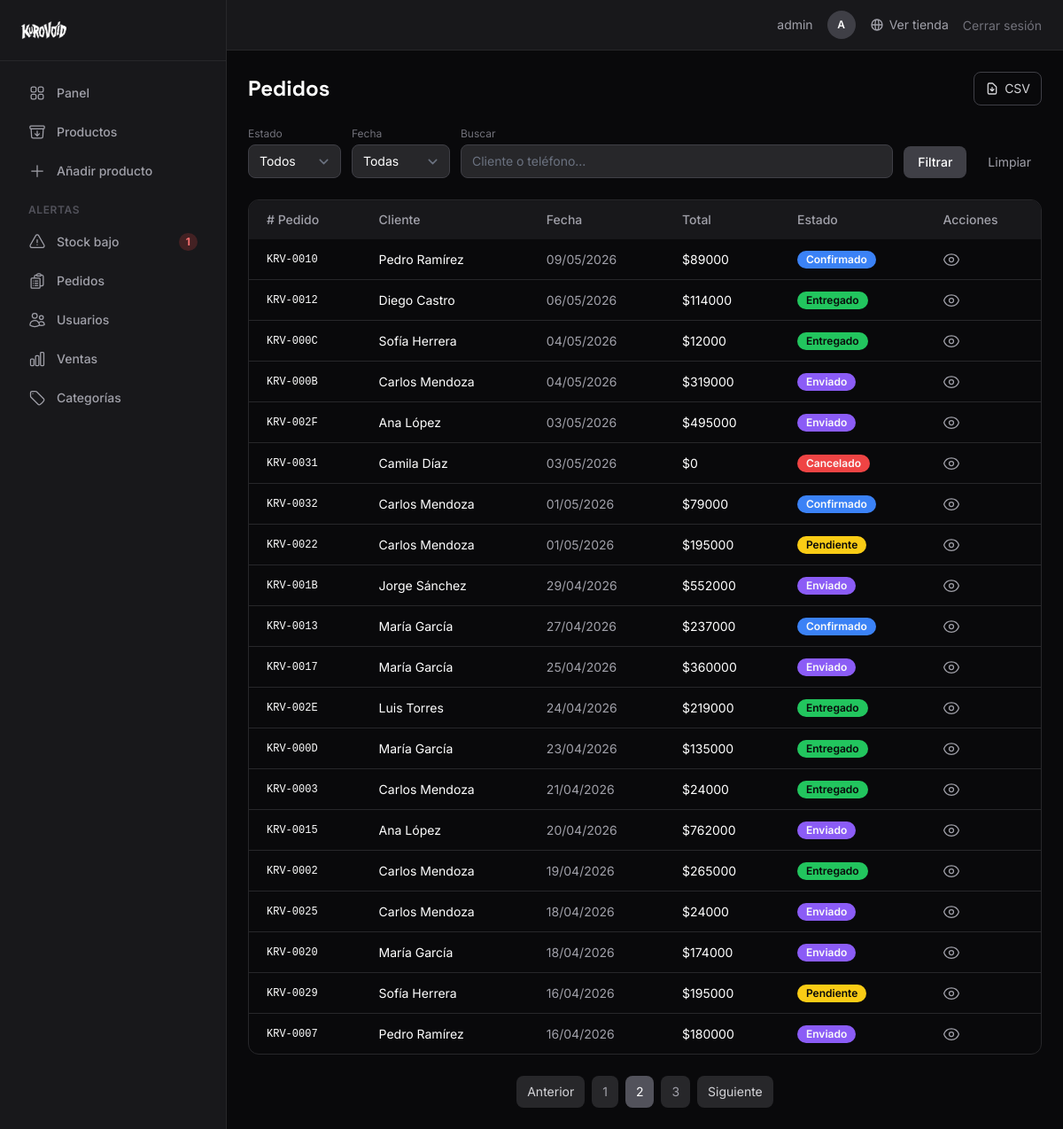
Screenshot of /dashboard/pedidos/?page=2 (signed in) with the database file from the repository.
### apps/orders/models.py (models this page shows, shortened)
class Pedido(models.Model):
    ESTADO_CHOICES = [
        ("pendiente", "Pendiente"),
        ("confirmado", "Confirmado"),
        ("enviado", "Enviado"),
        ("entregado", "Entregado"),
        ("cancelado", "Cancelado"),
    ]
    usuario = models.ForeignKey(
        settings.AUTH_USER_MODEL, on_delete=models.SET_NULL, null=True, blank=True
    )
    nombre_cliente = models.CharField(max_length=200, blank=True)
    telefono = models.CharField(max_length=20, blank=True)
    direccion_envio = models.TextField(blank=True)
    creado_en = models.DateTimeField(auto_now_add=True)
    actualizado_en = models.DateTimeField(auto_now=True)
    estado = models.CharField(max_length=20, choices=ESTADO_CHOICES, default="pendiente")
    total = models.DecimalField(max_digits=12, decimal_places=2, default=0)
    numero_guia = models.CharField(max_length=100, blank=True)
    class Meta:
        ordering = ["-creado_en"]
    def numero_pedido(self):
        h = hex(self.id)[2:].upper().zfill(4)
        return f"KRV-{h}"

### apps/dashboard/views.py (the view)
# urls.py: path("pedidos/", views.OrderListView.as_view(), name="pedido_list"),
@method_decorator(decorators, name="dispatch")
class OrderListView(ListView):
    model = Pedido
    template_name = "dashboard/pedido_list.html"
    context_object_name = "pedidos"
    paginate_by = 20
    def get_queryset(self):
        qs = Pedido.objects.select_related("usuario").prefetch_related("items__producto")
        estado = self.request.GET.get("estado")
        fecha = self.request.GET.get("fecha")
        q = self.request.GET.get("q")
        if estado:
            qs = qs.filter(estado=estado)
        hoy = date.today()
        if fecha == "hoy":
            qs = qs.filter(creado_en__date=hoy)
        elif fecha == "semana":
            inicio_semana = hoy - timedelta(days=hoy.weekday())
            qs = qs.filter(creado_en__date__gte=inicio_semana)
        elif fecha == "mes":
            inicio_mes = hoy.replace(day=1)
            qs = qs.filter(creado_en__date__gte=inicio_mes)
        if q:
            qs = qs.filter(
                Q(nombre_cliente__icontains=q)
                | Q(telefono__icontains=q)
            )
        return qs
    def get_context_data(self, **kwargs):
        context = super().get_context_data(**kwargs)
        context["ESTADOS"] = Pedido.ESTADO_CHOICES
        context["selected_estado"] = self.request.GET.get("estado", "")
        context["selected_fecha"] = self.request.GET.get("fecha", "")
        context["selected_q"] = self.request.GET.get("q", "")
        return context

### apps/dashboard/context_processors.py (called while the page is built)
def dashboard_sidebar(request):
    if request.user.is_authenticated and request.user.is_staff:
        return {
            "low_stock_count": Product.objects.filter(stock__lte=3).count()
        }
    return {}

### templates/dashboard/pedido_list.html (shortened to what this page needs)
{% extends "dashboard/base_dashboard.html" %}
{% load static %}
{% block content %}
<div class="space-y-6">
    <div class="flex items-center justify-between">
        <h1 class="font-['Space_Grotesk'] text-2xl font-bold">Pedidos</h1>
        <a href="{% url 'dashboard:export_pedidos' %}{% if request.GET.estado %}?estado={{ request.GET.estado }}{% endif %}" class="px-3 py-2 border border-zinc-700 text-zinc-300 rounded-lg text-sm hover:bg-zinc-800 transition-colors inline-flex items-center gap-1.5">
            <svg class="w-4 h-4" fill="none" stroke="currentColor" viewBox="0 0 24 24">
                <path stroke-linecap="round" stroke-linejoin="round" stroke-width="2" d="M12 10v6m0 0l-3-3m3 3l3-3m2 8H7a2 2 0 01-2-2V5a2 2 0 012-2h5.586a1 1 0 01.707.293l5.414 5.414a1 1 0 01.293.707V19a2 2 0 01-2 2z"/>
            </svg>
            CSV
        </a>
    </div>
    <form method="get" class="flex flex-wrap items-end gap-3">
        <div>
            <label class="block text-xs text-zinc-500 mb-1">Estado</label>
            <select name="estado" class="bg-zinc-800 border border-zinc-700 text-white text-sm rounded-lg px-3 py-2">
                <option value="">Todos</option>
            </select>
        </div>
        <div>
            <label class="block text-xs text-zinc-500 mb-1">Fecha</label>
            <select name="fecha" class="bg-zinc-800 border border-zinc-700 text-white text-sm rounded-lg px-3 py-2">
                <option value="">Todas</option>
            </select>
        </div>
        <div class="flex-1 min-w-[200px]">
            <label class="block text-xs text-zinc-500 mb-1">Buscar</label>
            <input type="text" name="q" value="{{ selected_q }}" placeholder="Cliente o teléfono..." class="w-full bg-zinc-800 border border-zinc-700 text-white text-sm rounded-lg px-3 py-2">
        </div>
        <button type="submit" class="bg-zinc-700 hover:bg-zinc-600 text-white text-sm font-medium px-4 py-2 rounded-lg transition-colors">Filtrar</button>
        <a href="{% url 'dashboard:pedido_list' %}" class="text-zinc-400 hover:text-zinc-200 text-sm px-3 py-2 transition-colors">Limpiar</a>
    </form>
    <div class="overflow-x-auto rounded-xl border border-zinc-800">
        <table class="w-full text-sm">
            <thead>
                <tr class="bg-zinc-900 text-zinc-400 text-left">
                        <th class="px-5 py-3 font-medium"># Pedido</th>
                        <th class="px-5 py-3 font-medium">Cliente</th>
                        <th class="px-5 py-3 font-medium">Fecha</th>
                        <th class="px-5 py-3 font-medium">Total</th>
                        <th class="px-5 py-3 font-medium">Estado</th>
                        <th class="px-5 py-3 font-medium">Acciones</th>
                </tr>
            </thead>
            <tbody class="divide-y divide-zinc-800">
                {% for pedido in pedidos %}
                <tr class="hover:bg-zinc-800/50 transition-colors">
                    <td class="px-5 py-3 font-mono text-xs">{{ pedido.numero_pedido }}</td>
                    <td class="px-5 py-3">{% firstof pedido.nombre_cliente pedido.usuario.username "—" %}</td>
                    <td class="px-5 py-3 text-zinc-400">{{ pedido.creado_en|date:"d/m/Y" }}</td>
                    <td class="px-5 py-3">${{ pedido.total|floatformat:0 }}</td>
                    <td class="px-5 py-3">
                        <span class="inline-block text-xs font-semibold px-2.5 py-0.5 rounded-full badge-{{ pedido.estado }}">{{ pedido.get_estado_display }}</span>
                    </td>
                    <td class="px-5 py-3">
                        <a href="{% url 'dashboard:pedido_detail' pedido.id %}" class="text-zinc-400 hover:text-white transition-colors" title="Ver detalle">
                        </a>
                    </td>
                </tr>
                {% empty %}
                <tr>
                    <td colspan="6" class="px-5 py-12 text-center text-zinc-500">No se encontraron pedidos.</td>
                </tr>
                {% endfor %}
            </tbody>
        </table>
    </div>
    {% if page_obj.has_other_pages %}
    <div class="flex items-center justify-center gap-2">
        {% if page_obj.has_previous %}
        <a href="?page={{ page_obj.previous_page_number }}" class="px-3 py-2 text-sm rounded-lg bg-zinc-800 hover:bg-zinc-700 text-zinc-300 transition-colors">Anterior</a>
        {% endif %}
        {% for num in page_obj.paginator.page_range %}
        <a href="?page={{ num }}" class="px-3 py-2 text-sm rounded-lg {% if page_obj.number == num %}bg-zinc-600 text-white{% else %}bg-zinc-800 text-zinc-400 hover:bg-zinc-700{% endif %} transition-colors">{{ num }}</a>
        {% endfor %}
        {% if page_obj.has_next %}
        <a href="?page={{ page_obj.next_page_number }}" class="px-3 py-2 text-sm rounded-lg bg-zinc-800 hover:bg-zinc-700 text-zinc-300 transition-colors">Siguiente</a>
        {% endif %}
    </div>
    {% endif %}
</div>
{% endblock %}

### templates/dashboard/base_dashboard.html (shortened to what this page needs)
{% load static %}
<!DOCTYPE html>
<html lang="es" class="bg-zinc-950">
<head>
    <link rel="stylesheet" href="{% static 'css/output.css' %}">
</head>
<body class="bg-zinc-950 text-white min-h-screen font-['Inter']">
    <div class="flex min-h-screen">
        <aside class="w-64 bg-zinc-900 border-r border-zinc-800 flex flex-col shrink-0">
            <div class="p-6 border-b border-zinc-800">
                <a href="{% url 'dashboard:home' %}">
                    <img src="{% static 'img/tipografia_kurovoid_negativa.png' %}" alt="KUROVOID" class="h-5 w-auto">
                </a>
            </div>
            <nav class="flex-1 p-4 space-y-1">
                <a href="{% url 'dashboard:home' %}" class="flex items-center gap-3 px-4 py-2.5 rounded-lg text-sm font-medium text-zinc-400 hover:text-white hover:bg-zinc-800 transition-colors">
                    Panel
                </a>
                <a href="{% url 'dashboard:product_list' %}" class="flex items-center gap-3 px-4 py-2.5 rounded-lg text-sm font-medium text-zinc-400 hover:text-white hover:bg-zinc-800 transition-colors">
                    Productos
                </a>
                <a href="{% url 'dashboard:product_create' %}" class="flex items-center gap-3 px-4 py-2.5 rounded-lg text-sm font-medium text-zinc-400 hover:text-white hover:bg-zinc-800 transition-colors">
                    <svg xmlns="http://www.w3.org/2000/svg" class="h-5 w-5" fill="none" viewBox="0 0 24 24" stroke="currentColor" stroke-width="1.5">
                        <path stroke-linecap="round" stroke-linejoin="round" d="M12 4.5v15m7.5-7.5h-15" />
                    </svg>
                    Añadir producto
                </a>
                <div class="pt-3 pb-1">
                    <p class="px-4 text-xs font-semibold uppercase tracking-wider text-zinc-600">Alertas</p>
                </div>
                <a href="{% url 'dashboard:alertas' %}" class="flex items-center justify-between gap-3 px-4 py-2.5 rounded-lg text-sm font-medium text-zinc-400 hover:text-white hover:bg-zinc-800 transition-colors group">
                    <div class="flex items-center gap-3">
                        Stock bajo
                    </div>
                    <span class="px-2 py-0.5 rounded-full text-xs font-bold bg-red-500/20 text-red-400 group-hover:bg-red-500/30 transition-colors" id="sidebar-alertas-count">{{ low_stock_count|default:"0" }}</span>
                </a>
                <a href="{% url 'dashboard:pedido_list' %}" class="flex items-center gap-3 px-4 py-2.5 rounded-lg text-sm font-medium text-zinc-400 hover:text-white hover:bg-zinc-800 transition-colors">
                    Pedidos
                </a>
                <a href="{% url 'dashboard:usuario_list' %}" class="flex items-center gap-3 px-4 py-2.5 rounded-lg text-sm font-medium text-zinc-400 hover:text-white hover:bg-zinc-800 transition-colors">
                    Usuarios
                </a>
                <a href="{% url 'dashboard:ventas' %}" class="flex items-center gap-3 px-4 py-2.5 rounded-lg text-sm font-medium text-zinc-400 hover:text-white hover:bg-zinc-800 transition-colors">
                    Ventas
                </a>
                <a href="{% url 'dashboard:categoria_list' %}" class="flex items-center gap-3 px-4 py-2.5 rounded-lg text-sm font-medium text-zinc-400 hover:text-white hover:bg-zinc-800 transition-colors">
                    Categorías
                </a>
            </nav>
        </aside>
        <div class="flex-1 flex flex-col min-w-0">
            <header class="bg-zinc-900 border-b border-zinc-800 px-6 py-3 flex items-center justify-end gap-4">
                <span class="text-sm text-zinc-400">{{ request.user.get_full_name|default:request.user.username }}</span>
                <div class="w-8 h-8 rounded-full bg-zinc-700 flex items-center justify-center text-xs font-semibold text-white">
                    {{ request.user.username|first|upper }}
                </div>
                <a href="{% url 'home' %}" target="_blank" class="text-sm text-zinc-400 hover:text-white transition-colors inline-flex items-center gap-1.5">
                    <svg class="w-4 h-4" fill="none" stroke="currentColor" viewBox="0 0 24 24">
                        <path stroke-linecap="round" stroke-linejoin="round" stroke-width="2" d="M21 12a9 9 0 01-9 9m9-9a9 9 0 00-9-9m9 9H3m9 9a9 9 0 01-9-9m9 9c1.657 0 3-4.03 3-9s-1.343-9-3-9m0 18c-1.657 0-3-4.03-3-9s1.343-9 3-9m-9 9a9 9 0 019-9"/>
                    </svg>
                    Ver tienda
                </a>
                <form method="post" action="{% url 'users:logout' %}">
                    <button type="submit" class="text-sm text-zinc-500 hover:text-zinc-300 transition-colors cursor-pointer bg-transparent border-none p-0">Cerrar sesión</button>
                </form>
            </header>
            <main class="flex-1 p-6 overflow-auto">
                {% block content %}{% endblock %}
            </main>
        </div>
    </div>
</body>
</html>

### templates/dashboard/pedido_list.html (style rules this page uses)
.badge-pendiente { background-color: #facc15; color: #09090b; }
.badge-confirmado { background-color: #3b82f6; color: #fafafa; }
.badge-enviado { background-color: #8b5cf6; color: #fafafa; }
.badge-entregado { background-color: #22c55e; color: #09090b; }
.badge-cancelado { background-color: #ef4444; color: #fafafa; }

### rows the page displays
Pedido: numero_pedido "KRV-0010", nombre_cliente "Pedro Ramírez", creado_en "09/05/2026", total "89000", estado "Confirmado"
Pedido: numero_pedido "KRV-0012", nombre_cliente "Diego Castro", creado_en "06/05/2026", total "114000", estado "Entregado"
Pedido: numero_pedido "KRV-000C", nombre_cliente "Sofía Herrera", creado_en "04/05/2026", total "12000", estado "Entregado"
Pedido: numero_pedido "KRV-000B", nombre_cliente "Carlos Mendoza", creado_en "04/05/2026", total "319000", estado "Enviado"
Pedido: numero_pedido "KRV-002F", nombre_cliente "Ana López", creado_en "03/05/2026", total "495000", estado "Enviado"
Pedido: numero_pedido "KRV-0031", nombre_cliente "Camila Díaz", creado_en "03/05/2026", total "0", estado "Cancelado"
Pedido: numero_pedido "KRV-0032", nombre_cliente "Carlos Mendoza", creado_en "01/05/2026", total "79000", estado "Confirmado"
Pedido: numero_pedido "KRV-0022", nombre_cliente "Carlos Mendoza", creado_en "01/05/2026", total "195000", estado "Pendiente"
Pedido: numero_pedido "KRV-001B", nombre_cliente "Jorge Sánchez", creado_en "29/04/2026", total "552000", estado "Enviado"
Pedido: numero_pedido "KRV-0013", nombre_cliente "María García", creado_en "27/04/2026", total "237000", estado "Confirmado"
Pedido: numero_pedido "KRV-0017", nombre_cliente "María García", creado_en "25/04/2026", total "360000", estado "Enviado"
Pedido: numero_pedido "KRV-002E", nombre_cliente "Luis Torres", creado_en "24/04/2026", total "219000", estado "Entregado"
Pedido: numero_pedido "KRV-000D", nombre_cliente "María García", creado_en "23/04/2026", total "135000", estado "Entregado"
Pedido: numero_pedido "KRV-0003", nombre_cliente "Carlos Mendoza", creado_en "21/04/2026", total "24000", estado "Entregado"
Pedido: numero_pedido "KRV-0015", nombre_cliente "Ana López", creado_en "20/04/2026", total "762000", estado "Enviado"
Pedido: numero_pedido "KRV-0002", nombre_cliente "Carlos Mendoza", creado_en "19/04/2026", total "265000", estado "Entregado"
Pedido: numero_pedido "KRV-0025", nombre_cliente "Carlos Mendoza", creado_en "18/04/2026", total "24000", estado "Enviado"
Pedido: numero_pedido "KRV-0020", nombre_cliente "María García", creado_en "18/04/2026", total "174000", estado "Enviado"
Pedido: numero_pedido "KRV-0029", nombre_cliente "Sofía Herrera", creado_en "16/04/2026", total "195000", estado "Pendiente"
Pedido: numero_pedido "KRV-0007", nombre_cliente "Pedro Ramírez", creado_en "16/04/2026", total "180000", estado "Enviado"

### other values shown
{{ low_stock_count|default:"0" }} "1"
{{ request.user.get_full_name|default:request.user.username }} "admin"
{{ request.user.username|first|upper }} "A"
{{ num }} "1" "2" "3"
